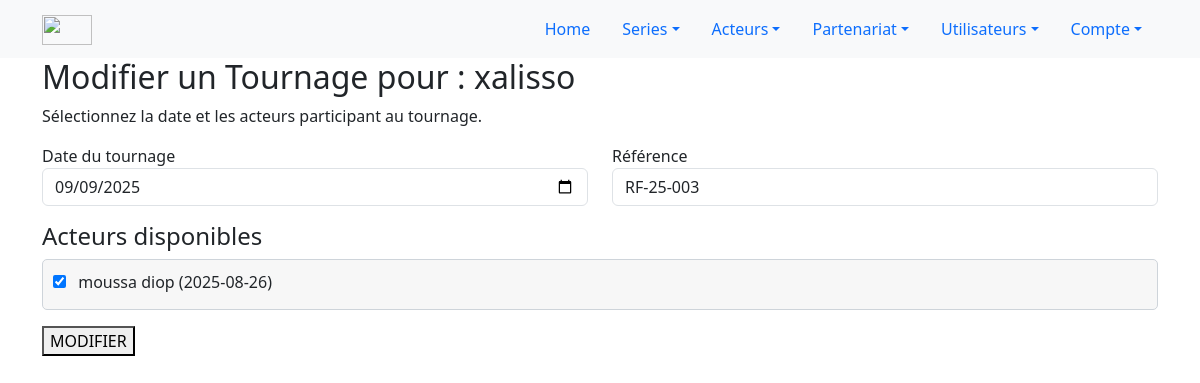
The page /public/appManager/series/add_tourn.php?id_serie=1&id_tournage=5 (signed in) on the database its author committed.
### tables this page shows
CREATE TABLE IF NOT EXISTS `series` (
  `id` int NOT NULL AUTO_INCREMENT,
  `titre` varchar(150) NOT NULL,
  `description` text,
  `logo` varchar(255) DEFAULT NULL,
  `date_sortie` date DEFAULT NULL,
  `type` varchar(100) DEFAULT NULL,
  `budget` decimal(10,0) NOT NULL,
  `projet_id` int DEFAULT NULL,
  PRIMARY KEY (`id`),
  KEY `projet_id` (`projet_id`)
);

CREATE TABLE IF NOT EXISTS `tournages` (
  `id` int NOT NULL AUTO_INCREMENT,
  `serie_id` int NOT NULL,
  `date_tournage` date DEFAULT NULL,
  `date_fin` date DEFAULT NULL,
  `lieu` varchar(255) DEFAULT NULL,
  `description` text,
  `reference` varchar(20) NOT NULL,
  PRIMARY KEY (`id`),
  UNIQUE KEY `reference` (`reference`),
  KEY `serie_id` (`serie_id`)
);

CREATE TABLE IF NOT EXISTS `acteurs` (
  `id` int NOT NULL AUTO_INCREMENT,
  `nom` varchar(100) NOT NULL,
  `prenom` varchar(100) DEFAULT NULL,
  `date_naissance` date DEFAULT NULL,
  `contact` varchar(50) DEFAULT NULL,
  `adresse` varchar(50) DEFAULT NULL,
  `photo` varchar(255) DEFAULT NULL,
  `cv_file` varchar(255) DEFAULT NULL,
  `projet_id` int DEFAULT NULL,
  PRIMARY KEY (`id`),
  KEY `projet_id` (`projet_id`)
);

CREATE TABLE IF NOT EXISTS `serie_acteur` (
  `id` int NOT NULL AUTO_INCREMENT,
  `serie_id` int NOT NULL,
  `acteur_id` int NOT NULL,
  `personnage` varchar(100) DEFAULT NULL,
  `cachet` decimal(10,2) NOT NULL DEFAULT '0.00',
  PRIMARY KEY (`id`),
  KEY `serie_id` (`serie_id`),
  KEY `acteur_id` (`acteur_id`)
);

### config/fonction.php (called while the page is built, shortened)
<?php
function connexionBD()
{
    $host = "localhost";
    $user = "root";
    $pass = "";
    $db   = "evenprod_db";
    $connexion = mysqli_connect($host, $user, $pass, $db);
    mysqli_set_charset($connexion, "utf8mb4");
    return $connexion;
}
$connexion = connexionBD();
function getSerieById($serieId) {
    global $connexion;
    $serieId = (int)$serieId;
    $sql = "SELECT * FROM series WHERE id = $serieId";
    $res = mysqli_query($connexion, $sql);
    return mysqli_fetch_assoc($res);
}
function getActeursBySerieId($serieId)
{
    global $connexion;
    $serieId = (int)$serieId;
    $sql = "
        SELECT a.*, sa.id AS serie_acteur, sa.cachet
        FROM acteurs a
        INNER JOIN serie_acteur sa ON a.id = sa.acteur_id
        INNER JOIN series s ON s.id = sa.serie_id
        WHERE s.id = $serieId
    ";
    $result = mysqli_query($connexion, $sql);
    $acteurs = [];
    if ($result && mysqli_num_rows($result) > 0) {
        while ($row = mysqli_fetch_assoc($result)) {
            $acteurs[] = $row;
        }
    }
    return $acteurs;
}
function getActeursByTournage($tournageId) {
    global $connexion;
    $tournageId = (int)$tournageId;
    $sql = "SELECT a.id, a.nom, a.prenom, a.date_naissance, a.contact, a.adresse, sa.cachet
            FROM acteurs a
            INNER JOIN tournage_acteur ta ON ta.acteur_id = a.id
            LEFT JOIN serie_acteur sa ON sa.acteur_id = a.id
            WHERE ta.tournage_id = $tournageId";
    $res = mysqli_query($connexion, $sql);
    $acteurs = [];
    while ($row = mysqli_fetch_assoc($res)) {
        $acteurs[] = $row;
    }
    return $acteurs;
}
function getTournageById($tournageId) {
    global $connexion;
    $tournageId = (int)$tournageId;
    $sql = "SELECT * FROM tournages WHERE id = $tournageId LIMIT 1";
    $result = mysqli_query($connexion, $sql);
    if ($result && mysqli_num_rows($result) > 0) {
        return mysqli_fetch_assoc($result);
    } else {
        return null;
    }
}
?>

### public/appManager/series/add_tourn.php (the view, shortened to what this page needs)
<?php
include '../../../config/fonction.php';
$serieId = $_GET['id_serie'] ?? 0;
$serie = getSerieById($serieId);
$tournageId = $_GET['id_tournage'] ?? null;
if ($tournageId) {
    $tournage = getTournageById($tournageId);
    $reference = $tournage['reference'];
    $date = $tournage['date_tournage'];
    $acteursSelectionnes = getActeursByTournage($tournageId);
    $acteursSelectionnesIds = array_map(function($a){ return $a['id']; }, $acteursSelectionnes);
} else {
    $reference = generateTournageReference();
    $date = '';
    $acteursSelectionnesIds = [];
}
$acteurs = getActeursBySerieId($serieId);
include '../../../includes/header.php';
?>
<head>
    <link rel="stylesheet" href="<?php echo $url_base; ?>pages/acteur/add.css">
    <link rel="stylesheet" href="https://cdnjs.cloudflare.com/ajax/libs/font-awesome/5.12.1/css/all.min.css"
 />
</head>
<section class="section gray-bg">
    <div class="container">
        <div class="section-title">
            <h2><?= $tournageId ? "Modifier" : "Ajouter" ?> un Tournage pour : <?= htmlspecialchars($serie['titre']) ?></h2>
            <p>Sélectionnez la date et les acteurs participant au tournage.</p>
        </div>
        <div class="contact-form">
            <form action="add_tourn?id_serie=<?= htmlspecialchars($serie['id']) ?><?= $tournageId ? '&id_tournage='.$tournageId : '' ?>"
                  method="post" class="contactform contact_form" id="tournageForm">
                <div class="row mb-3">
                    <div class="col-md-6">
                        <label for="date">Date du tournage</label>
                        <input id="date" name="date" type="date" class="form-control" required value="<?= $date ?>">
                    </div>
                    <div class="col-md-6">
                        <label for="reference">Référence</label>
                        <input id="ref" name="reference" type="text" class="form-control"
                               value="<?= $reference ?>" readonly required>
                    </div>
                </div>
                <h4>Acteurs disponibles</h4>
                <div class="custom-multi-select">
                    <?php foreach ($acteurs as $acteur): ?>
                        <div>
                            <input type="checkbox" id="acteur_<?= $acteur['id']; ?>"
                                   name="acteurs[]" value="<?= $acteur['id']; ?>"
                                   <?= in_array($acteur['id'], $acteursSelectionnesIds) ? 'checked' : '' ?>>
                            <label for="acteur_<?= $acteur['id']; ?>">
                               <?= htmlspecialchars($acteur['prenom']); ?> <?= htmlspecialchars($acteur['nom']); ?> (<?= htmlspecialchars($acteur['date_naissance']); ?>)
                            </label>
                        </div>
                    <?php endforeach; ?>
                </div>
                <div class="form-group mt-3">
                    <button type="submit" class="px-btn theme">
                        <span><?= $tournageId ? "MODIFIER" : "ENREGISTRER" ?></span> <i class="arrow"></i>
                    </button>
                </div>
            </form>
        </div>
    </div>
</section>

### public/appManager/series/add_tourn.php (style rules this page uses)
.custom-multi-select { border: 1px solid #ced4da; background-color: #f7f7f7; border-radius: 5px; padding: 10px; max-height: 200px; overflow-y: auto; }
.custom-multi-select div { margin-bottom: 5px; }
.custom-multi-select input[type="checkbox"] { margin-right: 8px; cursor: pointer; }
.custom-multi-select label { cursor: pointer; font-weight: 500; }

### rows shown on the page
series: titre "xalisso"
tournages: date "09/09/2025", reference "RF-25-003"
serie_acteur: acteur.prenom "moussa", acteur.nom "diop", acteur.date_naissance "2025-08-26"
acteurs: id "☑"
